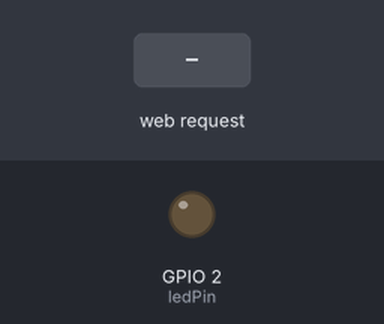
Recording of a sketch running on a simulated ESP32. Parts: output pins drawn as LEDs (lit = HIGH). The inputs (shaded band) are chosen by the test bench. WiFi joins after 1.5 s; servers stay silent unless stated; what the sketch prints to the serial monitor is not drawn.

Above: at 3.7 s.
3.8 s: HTTP request GET /set?brightness=1 received
At 5.0 s:
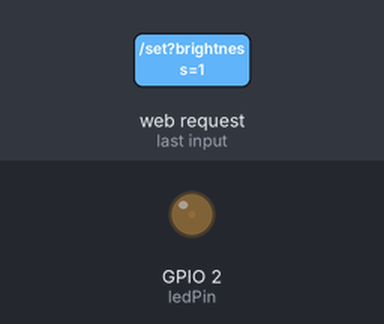
5.3 s: HTTP request GET /set?brightness=120 received
At 6.4 s:
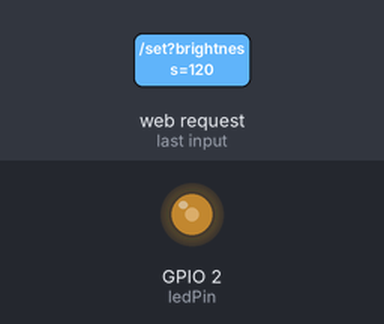
Timing chart, 0 to 8.3 s (numbered marks = the images above; inputs shaded):
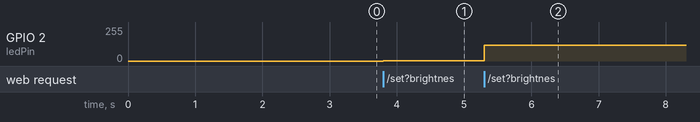

Measured:
- after the input at 3.8 s, GPIO 2 (ledPin): 0/255 → 1/255 at once
- after the input at 5.3 s, GPIO 2 (ledPin): 1/255 → 120/255 at once

The sketch:

111.ino
```cpp
#include <WiFi.h>
#include <WebServer.h>

// WiFi配置
const char* ssid = "荣耀WIN RT";
const char* password = "837206AKD";

// LED和PWM配置
const int ledPin = 2;          // ESP32板载LED引脚
const int pwmFreq = 5000;      // PWM频率5000Hz
const int pwmResolution = 8;   // 8位分辨率（亮度0-255）

WebServer server(80);
int currentBrightness = 0;     // 当前LED亮度值

// 生成Web页面
String makePage() {
  String html = R"rawliteral(
<!DOCTYPE html>
<html lang="zh-CN">
<head>
  <meta charset="UTF-8">
  <meta name="viewport" content="width=device-width, initial-scale=1.0">
  <title>Web无极调光器</title>
  <style>
    body {
      font-family: Arial, sans-serif;
      text-align: center;
      margin-top: 100px;
      background-color: #f0f0f0;
    }
    .container {
      max-width: 500px;
      margin: 0 auto;
      padding: 20px;
      background-color: white;
      border-radius: 10px;
      box-shadow: 0 0 10px rgba(0,0,0,0.1);
    }
    h1 {
      color: #333;
    }
    .slider {
      width: 100%;
      height: 25px;
      margin: 30px 0;
      outline: none;
    }
    .brightness-value {
      font-size: 24px;
      font-weight: bold;
      color: #2196F3;
    }
  </style>
</head>
<body>
  <div class="container">
    <h1>ESP32 Web无极调光器</h1>
    <p>拖动滑动条调节LED亮度</p>
    <p>当前亮度：<span class="brightness-value" id="brightnessValue">0</span>/255</p>
    <input type="range" min="0" max="255" value="0" class="slider" id="brightnessSlider">
  </div>

  <script>
    const slider = document.getElementById('brightnessSlider');
    const valueDisplay = document.getElementById('brightnessValue');

    // 监听滑动条变化
    slider.addEventListener('input', function() {
      const brightness = this.value;
      valueDisplay.textContent = brightness;

      // 发送亮度值到ESP32（不刷新页面）
      fetch(`/set?brightness=${brightness}`)
        .catch(err => console.log('发送失败:', err));
    });
  </script>
</body>
</html>
)rawliteral";
  return html;
}

// 处理根路径请求
void handleRoot() {
  server.send(200, "text/html; charset=UTF-8", makePage());
}

// 处理亮度设置请求
void handleSetBrightness() {
  // 从URL参数中获取亮度值
  if (server.hasArg("brightness")) {
    String brightnessStr = server.arg("brightness");
    currentBrightness = brightnessStr.toInt();

    // 限制亮度值在0-255范围内
    if (currentBrightness < 0) currentBrightness = 0;
    if (currentBrightness > 255) currentBrightness = 255;

    // 设置PWM占空比
    ledcWrite(ledPin, currentBrightness);

    Serial.print("设置亮度为: ");
    Serial.println(currentBrightness);
  }

  // 返回成功响应
  server.send(200, "text/plain", "OK");
}

void setup() {
  // 初始化串口
  Serial.begin(115200);
  delay(1000);

  // 初始化PWM通道
  ledcAttach(ledPin, pwmFreq, pwmResolution);
  ledcWrite(ledPin, currentBrightness);

  // 连接WiFi
  Serial.println("正在连接WiFi...");
  WiFi.begin(ssid, password);

  while (WiFi.status() != WL_CONNECTED) {
    delay(500);
    Serial.print(".");
  }

  Serial.println("\nWiFi连接成功！");
  Serial.print("请在浏览器中访问: http://");
  Serial.println(WiFi.localIP());

  // 注册路由
  server.on("/", handleRoot);
  server.on("/set", handleSetBrightness);

  // 启动Web服务器
  server.begin();
  Serial.println("Web服务器已启动");
}

void loop() {
  // 处理客户端请求
  server.handleClient();
}
```
